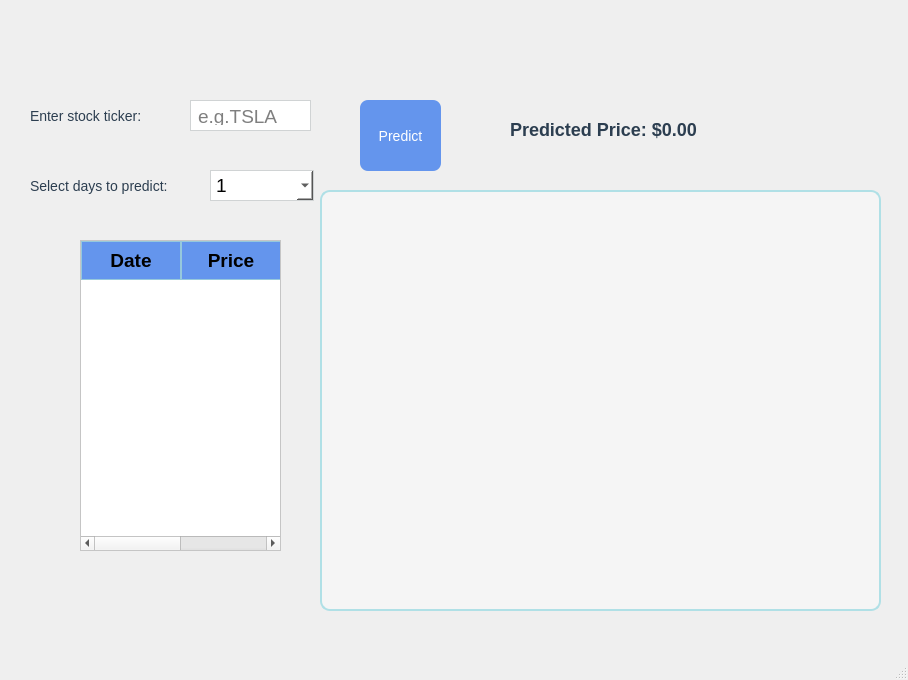
<?xml version="1.0" encoding="UTF-8"?>
<ui version="4.0">
 <class>MainWindow</class>
 <widget class="QMainWindow" name="MainWindow">
  <property name="geometry">
   <rect>
    <x>0</x>
    <y>0</y>
    <width>908</width>
    <height>680</height>
   </rect>
  </property>
  <property name="font">
   <font>
    <family>Arial</family>
    <pointsize>14</pointsize>
   </font>
  </property>
  <property name="windowTitle">
   <string>MainWindow</string>
  </property>
  <widget class="QWidget" name="centralwidget">
   <widget class="QLineEdit" name="lineEdit_stock">
    <property name="geometry">
     <rect>
      <x>190</x>
      <y>100</y>
      <width>121</width>
      <height>31</height>
     </rect>
    </property>
    <property name="font">
     <font>
      <family>Arial</family>
      <pointsize>14</pointsize>
     </font>
    </property>
    <property name="styleSheet">
     <string notr="true">background-color: white;
    border: 1px solid #D0D3D4; /* 浅灰色边框 */
    padding: 5px;
</string>
    </property>
    <property name="text">
     <string/>
    </property>
    <property name="placeholderText">
     <string>e.g.TSLA</string>
    </property>
   </widget>
   <widget class="QLabel" name="label_stock">
    <property name="geometry">
     <rect>
      <x>30</x>
      <y>100</y>
      <width>121</width>
      <height>31</height>
     </rect>
    </property>
    <property name="font">
     <font>
      <pointsize>-1</pointsize>
     </font>
    </property>
    <property name="styleSheet">
     <string notr="true">color: #2C3E50; /* 深灰蓝色 */
    font-size: 14px</string>
    </property>
    <property name="text">
     <string>Enter stock ticker: </string>
    </property>
   </widget>
   <widget class="QComboBox" name="comboBox_days">
    <property name="geometry">
     <rect>
      <x>210</x>
      <y>170</y>
      <width>104</width>
      <height>31</height>
     </rect>
    </property>
    <property name="styleSheet">
     <string notr="true">background-color: white;
    border: 1px solid #D0D3D4; /* 浅灰色边框 */
    padding: 5px;
</string>
    </property>
    <item>
     <property name="text">
      <string>1</string>
     </property>
    </item>
    <item>
     <property name="text">
      <string>5</string>
     </property>
    </item>
    <item>
     <property name="text">
      <string>10</string>
     </property>
    </item>
    <item>
     <property name="text">
      <string>30</string>
     </property>
    </item>
   </widget>
   <widget class="QLabel" name="label_days">
    <property name="geometry">
     <rect>
      <x>30</x>
      <y>170</y>
      <width>171</width>
      <height>31</height>
     </rect>
    </property>
    <property name="font">
     <font>
      <pointsize>-1</pointsize>
     </font>
    </property>
    <property name="styleSheet">
     <string notr="true">color: #2C3E50; /* 深灰蓝色 */
    font-size: 14px</string>
    </property>
    <property name="text">
     <string>Select days to predict:</string>
    </property>
   </widget>
   <widget class="QPushButton" name="btn_predict">
    <property name="geometry">
     <rect>
      <x>360</x>
      <y>100</y>
      <width>81</width>
      <height>71</height>
     </rect>
    </property>
    <property name="font">
     <font>
      <pointsize>-1</pointsize>
     </font>
    </property>
    <property name="styleSheet">
     <string notr="true">QPushButton {
    background-color: rgb(100, 149, 237); /* 柔和蓝色 */
    color: white;
    font-size: 14px;
    border-radius: 8px; /* 圆角 */
    padding: 8px; /* 增加内边距 */
}

QPushButton:hover {
    background-color: rgb(70, 130, 180); /* 鼠标悬停变深一点 */
}</string>
    </property>
    <property name="text">
     <string>Predict</string>
    </property>
   </widget>
   <widget class="QLabel" name="label_result">
    <property name="geometry">
     <rect>
      <x>500</x>
      <y>110</y>
      <width>351</width>
      <height>41</height>
     </rect>
    </property>
    <property name="font">
     <font>
      <pointsize>-1</pointsize>
      <weight>75</weight>
      <bold>true</bold>
     </font>
    </property>
    <property name="styleSheet">
     <string notr="true">QLabel#label_result {
    font-size: 18px;
    font-weight: bold;
    color: #2C3E50; /* 深色字体 */
    padding: 5px;
    border-bottom: 2px solid rgb(176, 224, 230);
}</string>
    </property>
    <property name="text">
     <string>Predicted Price: $0.00</string>
    </property>
   </widget>
   <widget class="QTableWidget" name="table_predictions">
    <property name="geometry">
     <rect>
      <x>80</x>
      <y>240</y>
      <width>201</width>
      <height>311</height>
     </rect>
    </property>
    <property name="font">
     <font>
      <family>Arial</family>
      <pointsize>14</pointsize>
     </font>
    </property>
    <property name="styleSheet">
     <string notr="true">QTableWidget {
    background-color: white; /* 表格背景 */
    gridline-color: rgb(200, 200, 200); /* 网格线颜色 */
}

QHeaderView::section {
    background-color: rgb(100, 149, 237); /* 柔和蓝色 */
    color: black; /* 文字颜色 */
    font-weight: bold;
    padding: 5px;
    border: 1px solid rgb(150, 200, 220); /* 轻微边框 */
}</string>
    </property>
    <property name="columnCount">
     <number>2</number>
    </property>
    <column>
     <property name="text">
      <string>Date</string>
     </property>
    </column>
    <column>
     <property name="text">
      <string>Price</string>
     </property>
    </column>
   </widget>
   <widget class="QWidget" name="plot_widget" native="true">
    <property name="geometry">
     <rect>
      <x>320</x>
      <y>190</y>
      <width>561</width>
      <height>421</height>
     </rect>
    </property>
    <property name="styleSheet">
     <string notr="true">QWidget#plot_widget {
    background-color: rgb(245, 245, 245);
    border: 2px solid rgb(176, 224, 230);
    border-radius: 10px;
}</string>
    </property>
   </widget>
  </widget>
  <widget class="QMenuBar" name="menubar">
   <property name="geometry">
    <rect>
     <x>0</x>
     <y>0</y>
     <width>908</width>
     <height>37</height>
    </rect>
   </property>
  </widget>
  <widget class="QStatusBar" name="statusbar"/>
 </widget>
 <resources/>
 <connections/>
</ui>
